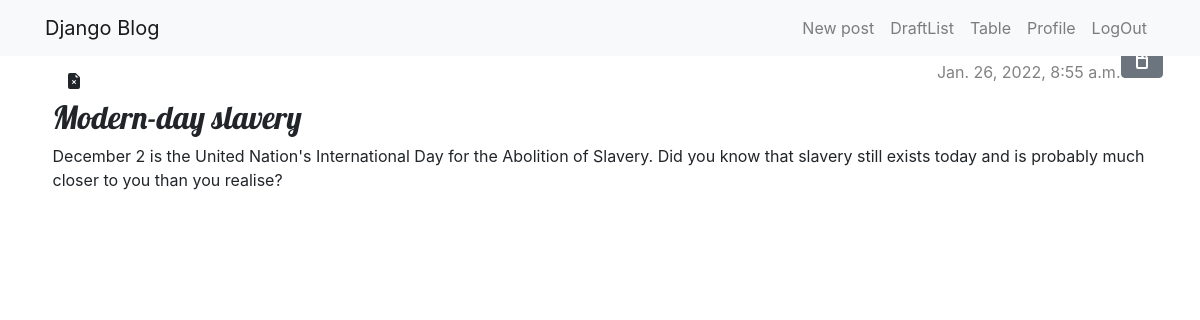
Screenshot of /post/31/ (signed in) with the database file from the repository.
### blog/models.py (models this page shows, shortened)
class Post(models.Model):
    author = models.ForeignKey(settings.AUTH_USER_MODEL, on_delete=models.CASCADE)
    title = models.CharField(max_length=200)
    text = models.TextField()
    created_date = models.DateTimeField(default=timezone.now)
    published_date = models.DateTimeField(blank=True, null=True)

### blog/views.py (the view)
# urls.py: path('post/<int:pk>/', views.post_detail, name='post_detail'),
@login_required
def post_detail(request, pk):
    post = get_object_or_404(Post, pk=pk)
    return render(request, 'blog/post_detail.html', {'post': post})

### blog/templates/blog/post_detail.html (shortened to what this page needs)
{% extends 'blog/base.html' %}
{% block content %}
        <aside class="actions">
            {% if user.is_authenticated %}
            <a class="btn btn-secondary" href="{% url 'post_edit' pk=post.pk %}">
            </a>
            {% endif %}
        </aside>
        <article class="post">
            {% if post.published_date %}
                <div class="date">
                    {{ post.published_date }}
                </div>
            {% else %}
                <a class="btn btn-default" href="{% url 'post_publish' pk=post.pk %}" > Publish</a>
            {% endif %}
                <a class="btn btn-default" href="{% url 'post_remove' pk=post.pk %}">{% include './icons/file-earmark-x-fill.svg' %}</a>
                <h2>{{ post.title }}</h2>
                <p>{{ post.text|linebreaksbr }}</p>
        </article>
{% endblock %}

### blog/static/css/blog.css (style rules this page uses)
body { padding-left: 15px; }
h1, h2, h3, h4 { font-family: 'Lobster', cursive; }
.date { color: #828282; }
.post { margin-top: 20px; }
.post > .date, .post > .actions { float: right; }
.btn-secondary, .btn-secondary:visited { color: #072a40; background: none; border-color: #072a40; float:right; }

### rows the page displays
Post: published_date "Jan. 26, 2022, 8:55 a.m.", title "Modern-day slavery", text "December 2 is the United Nation's International Day for the Abolition of Slavery. Did you know that slavery still exists today and is probably much closer to you than you realise?"
